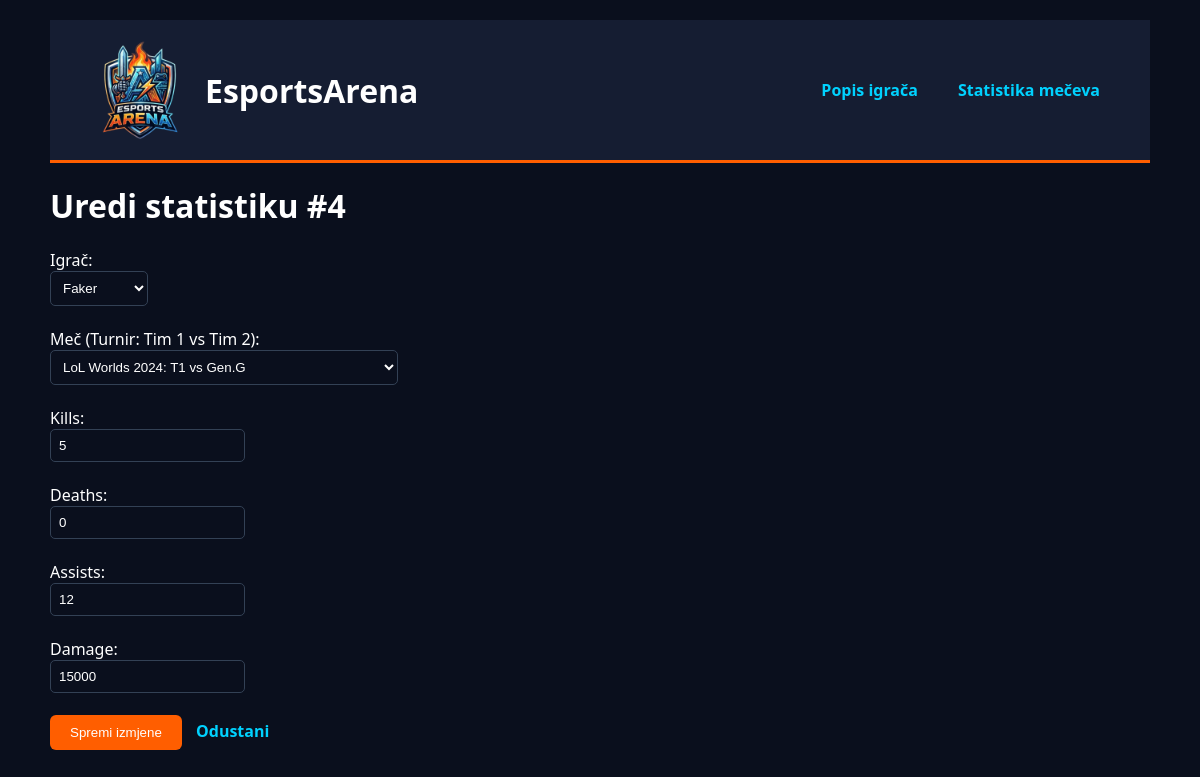
Screenshot of /urediStat.php?id=4 with the database file from the repository.
### tables this page shows
CREATE TABLE `statistika_igraca` (
  `ID_stat` int(11) NOT NULL,
  `mec_ID` int(11) DEFAULT NULL,
  `igrac_ID` int(11) DEFAULT NULL,
  `kills` int(11) DEFAULT 0,
  `deaths` int(11) DEFAULT 0,
  `assists` int(11) DEFAULT 0,
  `damage` int(11) DEFAULT 0
);

### urediStat.php (the view, shortened to what this page needs)
<?php
include "db.php";
$id = (int)$_GET['id'];
$result = $conn->query("SELECT * FROM statistika_igraca WHERE ID_stat = $id");
$stat = $result->fetch_assoc();
?>
<!DOCTYPE html>
<html lang="hr">
<head>
    <link rel="stylesheet" href="style.css">
</head>
<body>
    <?php include "header.php"; ?>
    <h1>Uredi statistiku #<?= $id ?></h1>
    <form method="POST">
        <label>Igrač:</label><br>
        <select name="igrac_ID">
            <?php
            $igraci = $conn->query("SELECT * FROM igraci");
            while($i = $igraci->fetch_assoc()) {
                $sel = ($i['ID_igrac'] == $stat['igrac_ID']) ? "selected" : "";
                echo "<option value='".$i['ID_igrac']."' $sel>".$i['nickname']."</option>";
            }
            ?>
        </select><br><br>
        <label>Meč (Turnir: Tim 1 vs Tim 2):</label><br>
        <select name="mec_ID">
            <?php
            $mecevi = $conn->query("SELECT m.ID_mec, t.naziv AS turnir, tim1.naziv AS tim1, tim2.naziv AS tim2
                                    FROM mecevi m
                                    JOIN turniri t ON m.turnir_ID = t.ID_turnir
                                    JOIN timovi tim1 ON m.tim1_ID = tim1.ID_tim
                                    JOIN timovi tim2 ON m.tim2_ID = tim2.ID_tim");
            while($m = $mecevi->fetch_assoc()) {
                $sel = ($m['ID_mec'] == $stat['mec_ID']) ? "selected" : "";
                echo "<option value='".$m['ID_mec']."' $sel>".$m['turnir'].": ".$m['tim1']." vs ".$m['tim2']."</option>";
            }
            ?>
        </select><br><br>
        <label>Kills:</label><br>
        <input type="number" name="kills" value="<?= $stat['kills'] ?>" required><br><br>
        <label>Deaths:</label><br>
        <input type="number" name="deaths" value="<?= $stat['deaths'] ?>" required><br><br>
        <label>Assists:</label><br>
        <input type="number" name="assists" value="<?= $stat['assists'] ?>" required><br><br>
        <label>Damage:</label><br>
        <input type="number" name="damage" value="<?= $stat['damage'] ?>" required><br><br>
        <button type="submit">Spremi izmjene</button>
        <a href="statistika.php">Odustani</a>
    </form>
</body>
</html>

### style.css (style rules this page uses)
:root { --bg-dark: #0a0f1d; --card-bg: #151d32; --accent-blue: #00d2ff; --accent-orange: #ff5e00; --text: #ffffff; }
body { background-color: var(--bg-dark); color: var(--text); font-family: 'Segoe UI', sans-serif; margin: 0; padding: 10px; }
button { background: var(--accent-orange); color: white; border: none; padding: 10px 20px; border-radius: 6px; cursor: pointer; }
a { color: var(--accent-blue); text-decoration: none; font-weight: bold; padding: 5px 10px; transition: 0.3s; }
input, select { background: #0a0f1d; border: 1px solid #334155; color: white; padding: 8px; border-radius: 5px; }
@media (min-width: 576px) { body { padding: 15px; } }
@media (min-width: 768px) { body { padding: 20px 50px; } }
@media (min-width: 1024px) { body { max-width: 1200px; margin: 0 auto; } }

### rows the page displays
statistika_igraca: kills "5", deaths "0", assists "12", damage "15000"

### other values shown
$id "4"
form field igrac_ID "Faker"
form field mec_ID "LoL Worlds 2024: T1 vs Gen.G"
